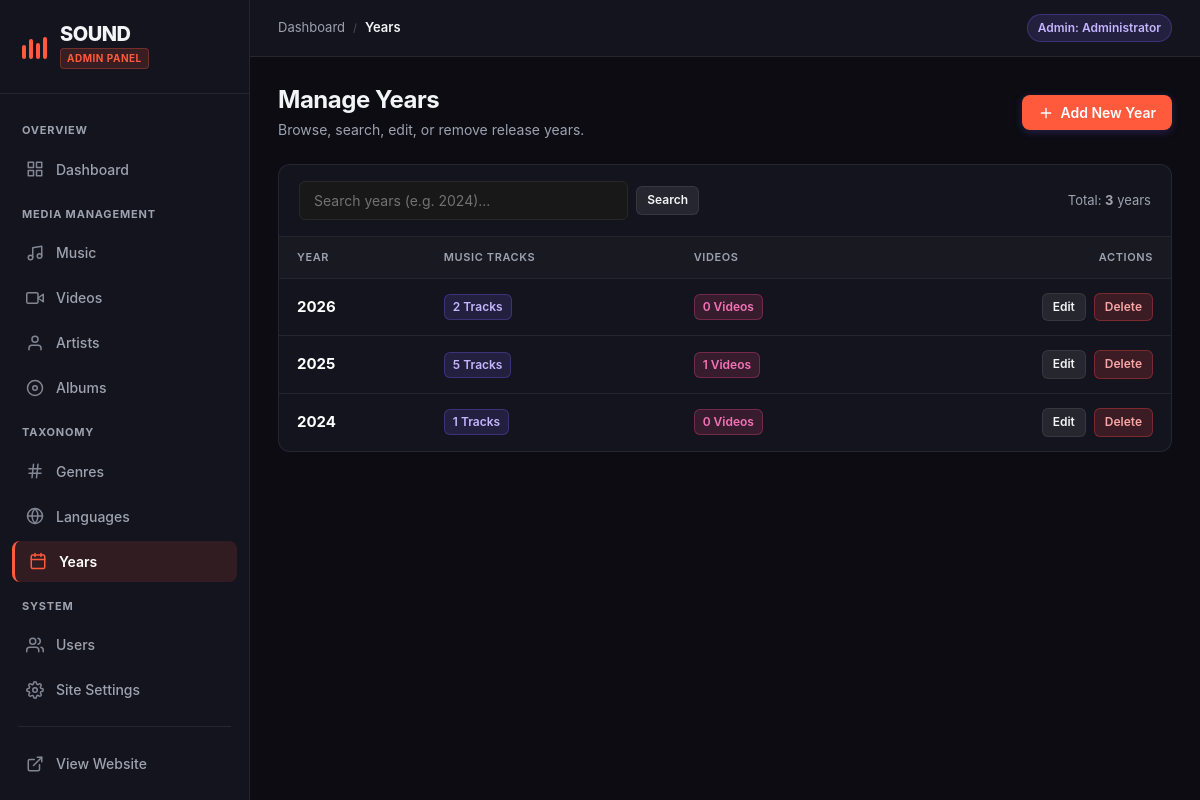
Screenshot of /admin/years.php (signed in) with the database file from the repository.
### tables this page shows
CREATE TABLE `years` (
  `id` int(11) NOT NULL,
  `year` int(11) NOT NULL
);

### config/database.php (called while the page is built, shortened)
<?php
try {
    $pdo = new PDO("mysql:host=" . DB_HOST . ";dbname=" . DB_NAME . ";charset=utf8mb4", DB_USER, DB_PASS);
    $pdo->setAttribute(PDO::ATTR_ERRMODE, PDO::ERRMODE_EXCEPTION);
} catch (PDOException $e) {
    if (defined('APP_DEBUG') && APP_DEBUG) {
        die("Could not connect to the database " . DB_NAME . ": " . $e->getMessage());
    } else {
        error_log("Database connection error: " . $e->getMessage());
        http_response_code(500);
        die("<!DOCTYPE html><html><head><title>Service Unavailable</title><link rel='stylesheet' href='/sound/assets/css/style.css'></head><body style='display:flex;align-items:center;justify-content:center;min-height:100vh;background:#121212;color:#fff;font-family:\"Segoe UI\", sans-serif;'><div style='text-align:center;'><h1>Service Temporarily Unavailable</h1><p style='color:#b3b3b3;'>We are experiencing database connectivity issues. Please try again in a few moments.</p></div></body></html>");
    }
}
function query($sql, $params = []) {
    global $pdo;
    $stmt = $pdo->prepare($sql);
    $stmt->execute($params);
    return $stmt;
}
function fetchAll($sql, $params = []) {
    return query($sql, $params)->fetchAll(PDO::FETCH_ASSOC);
}
function fetchOne($sql, $params = []) {
    return query($sql, $params)->fetch(PDO::FETCH_ASSOC);
}

### admin/years.php (the view, shortened to what this page needs)
<?php
require_once __DIR__ . '/includes/admin_header.php';
$search = trim($_GET['search'] ?? '');
$params = [];
$where_clauses = [];
$where_sql = !empty($where_clauses) ? 'WHERE ' . implode(' AND ', $where_clauses) : '';
$count_sql = "SELECT COUNT(*) as count FROM years $where_sql";
$total_items = fetchOne($count_sql, $params)['count'] ?? 0;
$per_page = 10;
$total_pages = max(1, ceil($total_items / $per_page));
$page = max(1, min($total_pages, intval($_GET['page'] ?? 1)));
$offset = ($page - 1) * $per_page;
$items_sql = "SELECT y.*,
              (SELECT COUNT(*) FROM music WHERE year_id = y.id) as music_count,
              (SELECT COUNT(*) FROM videos WHERE year_id = y.id) as video_count
              FROM years y
              $where_sql
              ORDER BY y.year DESC LIMIT $per_page OFFSET $offset";
$years = fetchAll($items_sql, $params);
?>
<div class="admin-page-header">
    <div>
        <h1>Manage Years</h1>
        <p style="color: var(--admin-text-muted); margin: 4px 0 0 0; font-size: 14px;">Browse, search, edit, or remove release years.</p>
    </div>
    <div class="header-actions">
        <a href="add_year.php" class="btn btn-primary">
            <svg width="16" height="16" viewBox="0 0 24 24" fill="none" stroke="currentColor" stroke-width="2" stroke-linecap="round" stroke-linejoin="round"><line x1="12" y1="5" x2="12" y2="19"></line><line x1="5" y1="12" x2="19" y2="12"></line></svg>
            Add New Year
        </a>
    </div>
</div>
<div class="admin-table-container">
    <div class="admin-table-toolbar">
        <form method="get" action="years.php" class="admin-search-form">
            <input type="text" name="search" class="admin-search-input" placeholder="Search years (e.g. 2024)..." value="<?php echo htmlspecialchars($search); ?>">
            <button type="submit" class="btn btn-secondary btn-sm">Search</button>
        </form>
        <div style="font-size: 13px; color: var(--admin-text-muted);">
            Total: <strong><?php echo $total_items; ?></strong> years
        </div>
    </div>
    <?php if (empty($years)): ?>
        <div class="admin-empty-state">
            <svg class="admin-empty-icon" viewBox="0 0 24 24" fill="none" stroke="currentColor" stroke-width="2" stroke-linecap="round" stroke-linejoin="round">
                <rect x="3" y="4" width="18" height="18" rx="2" ry="2"></rect>
                <line x1="16" y1="2" x2="16" y2="6"></line>
                <line x1="8" y1="2" x2="8" y2="6"></line>
                <line x1="3" y1="10" x2="21" y2="10"></line>
            </svg>
            <h3>No Years Found</h3>
            <p><?php echo $search !== '' ? 'No years matched your search "' . htmlspecialchars($search) . '".' : 'No years have been registered yet.'; ?></p>
            <?php if ($search !== ''): ?>
                <a href="years.php" class="btn btn-secondary btn-sm">Clear Search</a>
            <?php else: ?>
                <a href="add_year.php" class="btn btn-primary btn-sm">Add New Year</a>
            <?php endif; ?>
        </div>
    <?php else: ?>
        <div style="overflow-x: auto;">
            <table class="admin-table">
                <thead>
                    <tr>
                        <th>Year</th>
                        <th>Music Tracks</th>
                        <th>Videos</th>
                        <th style="text-align: right;">Actions</th>
                    </tr>
                </thead>
                <tbody>
                    <?php foreach ($years as $yr): ?>
                        <tr>
                            <td style="font-weight: 700; color: #fff; font-size: 15px;">
                                <?php echo htmlspecialchars($yr['year']); ?>
                            </td>
                            <td><span class="admin-badge admin-badge-music"><?php echo $yr['music_count']; ?> tracks</span></td>
                            <td><span class="admin-badge admin-badge-video"><?php echo $yr['video_count']; ?> videos</span></td>
                            <td style="text-align: right;">
                                <div style="display: inline-flex; align-items: center; gap: 8px;">
                                    <a href="edit_year.php?id=<?php echo $yr['id']; ?>" class="btn btn-secondary btn-sm">Edit</a>
                                    <form method="post" action="years.php" style="margin: 0; display: inline;" onsubmit="return confirm('Are you sure you want to delete year: <?php echo htmlspecialchars($yr['year']); ?>?');">
                                        <button type="submit" class="btn btn-danger btn-sm">Delete</button>
                                    </form>
                                </div>
                            </td>
                        </tr>
                    <?php endforeach; ?>
                </tbody>
            </table>
        </div>
    <?php endif; ?>
</div>
<?php require_once __DIR__ . '/includes/admin_footer.php'; ?>

### assets/css/style.css (style rules this page uses)
:root { --bg-base: #121212; --bg-surface: #181818; --bg-card: #181818; --bg-card-hover: #242424; --bg-elevated: #282828; --bg-highlight: #323232; --border-color: #282828; --border-hover: #3e3e3e; --text-primary: #FFFFFF; --text-muted: #B3B3B3; --text-subtle: #727272; --accent: #FF5A3C; --accent-hover: #ff7157; --accent-active: #e04a2f; --accent-subtle: rgba(255, 90, 60, 0.15); --accent-text: #FFFFFF; --danger: #ef4444; --danger-subtle: rgba(239, 68, 68, 0.15); --success: #22c55e; --success-subtle: rgba(34, 197, 94, 0.15); --font-sans: 'Segoe UI', -apple-system, BlinkMacSystemFont, Roboto, 'Helvetica Neue', Arial, sans-serif; --font-mono: SFMono-Regular, Consolas, 'Liberation Mono', Menlo, monospace; --radius-sm: 4px; --radius-md: 6px; --radius-card: 8px; --radius-pill: 9999px; --sidebar-width: 240px; --player-height: 80px; --topbar-height: 64px; --transition-fast: 0.15s ease; --transition-normal: 0.2s ease; --shadow-card: 0 4px 12px rgba(0, 0, 0, 0.4); --shadow-dropdown: 0 8px 24px rgba(0, 0, 0, 0.6); }
*, *::before, *::after { margin: 0; padding: 0; box-sizing: border-box; }
html { font-size: 16px; color-scheme: dark; background-color: var(--bg-base); }
body { font-family: var(--font-sans); background-color: var(--bg-base); color: var(--text-primary); line-height: 1.5; -webkit-font-smoothing: antialiased; -moz-osx-font-smoothing: grayscale; min-height: 100vh; }
a { color: inherit; text-decoration: none; transition: color var(--transition-fast); }
img, svg { display: block; max-width: 100%; }
button, input, select, textarea { font-family: inherit; font-size: inherit; color: inherit; }
h1, h2, h3, h4, h5, h6 { color: var(--text-primary); font-weight: 700; line-height: 1.25; }
h1 { font-size: 28px; margin-bottom: 20px; letter-spacing: -0.02em; }
p { color: var(--text-muted); margin-bottom: 12px; }
.btn { display: inline-flex; align-items: center; justify-content: center; gap: 8px; padding: 9px 18px; border: 1px solid transparent; border-radius: var(--radius-md); cursor: pointer; font-size: 14px; font-weight: 600; line-height: 1.4; text-align: center; transition: background-color var(--transition-fast), border-color var(--transition-fast), transform var(--transition-fast), opacity var(--transition-fast); user-select: none; }
.btn-primary { background-color: var(--accent); color: var(--accent-text); border-color: var(--accent); }
.btn-secondary { background-color: var(--bg-elevated); color: var(--text-primary); border-color: var(--border-color); }
.btn-danger { background-color: var(--danger); color: #FFFFFF; border-color: var(--danger); }
.btn-sm { padding: 6px 12px; font-size: 12px; border-radius: var(--radius-sm); }
input[type="text"], input[type="email"], input[type="password"], input[type="number"], input[type="tel"], input[type="search"], input[type="file"], select, textarea { width: 100%; padding: 10px 14px; border: 1px solid var(--border-color); border-radius: var(--radius-md); background-color: var(--bg-surface); color: var(--text-primary); font-size: 14px; outline: none; transition: border-color var(--transition-fast), background-color var(--transition-fast); }
input::placeholder, textarea::placeholder { color: var(--text-subtle); }

### rows the page displays
years: year "2026", music_count "2", video_count "0"
years: year "2025", music_count "5", video_count "1"
years: year "2024", music_count "1", video_count "0"

### other values shown
$site_name "SOUND"
$crumb['title'] "Dashboard"
$crumb['title'] "Years"
$user_name "Administrator"
$total_items "3"
